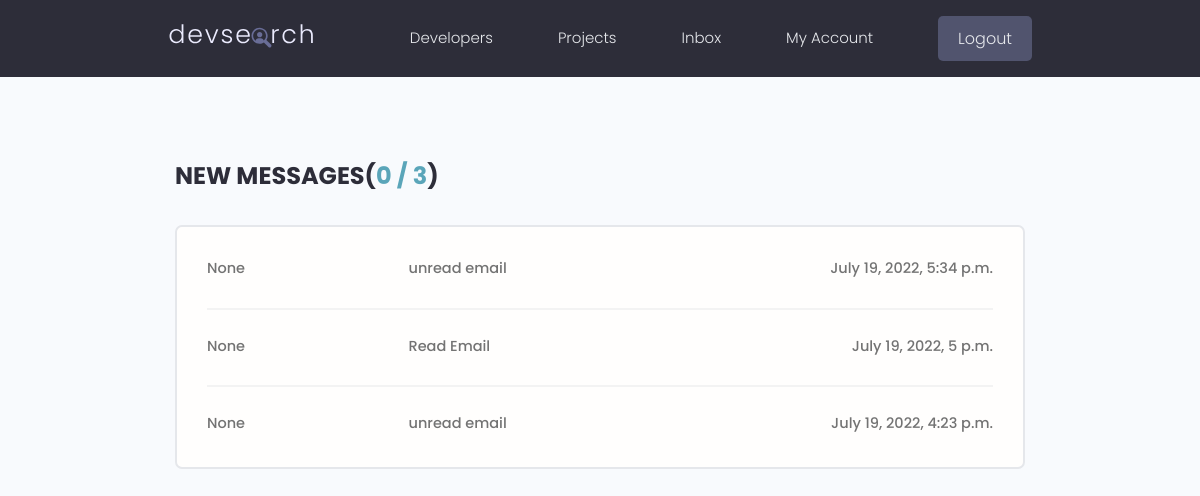
/inbox/ (signed in), run on the app's committed database.
### users/models.py (models this page shows, shortened)
class Message(models.Model):
  recipient = models.ForeignKey(Profile, on_delete=models.SET_NULL, null=True, related_name="messages")
  sender = models.ForeignKey(Profile, on_delete=models.SET_NULL, null=True)
  name = models.CharField(max_length=200, null=True, blank=True)
  email = models.EmailField(max_length=200, null=True, blank=True)
  subject = models.CharField(max_length=140, null=True, blank=True)
  body = models.TextField()
  is_read = models.BooleanField(default=False, null=True)
  created = models.DateTimeField(auto_now_add=True)
  id = models.UUIDField(default=uuid.uuid4, unique=True, primary_key=True, editable=False)
  class Meta:
    ordering = ['is_read', '-created', 'sender']

### users/views.py (the view)
# urls.py: path('inbox/', views.inbox, name='inbox'),
@login_required(login_url="login")
def inbox(request):
  profile = request.user.profile
  profileMessages = profile.messages.all()
  unreadCount = len(list(filter(lambda a: not a.is_read, profileMessages)))
  context = {
    'profile': profile,
    'profileMessages': profileMessages,
    'unreadCount': unreadCount
  }
  return render(request, 'users/inbox.html', context)

### users/templates/users/inbox.html
{% extends 'main.html' %}
{% block content %}
<main class="inbox my-xl">
  <div class="content-box">
    <h3 class="inbox__title">
      New Messages(<span>{{ unreadCount }} / {{ profileMessages.count }}</span>)
    </h3>
    <ul class="messages">
      {% for message in profileMessages %}
      {% if not message.is_read %}
      <li class="message message--unread">
        <a href="{% url 'show-message' message.id %}">
          <span class="message__author">{{ message.sender }}</span>
          <span class="message__subject">{{ message.subject }}</span>
          <span class="message__date">{{ message.created }}</span>
        </a>
      </li>
      {% else %}
      <li class="message message--read">
        <a href="{% url 'show-message' message.id %}">
          <span class="message__author">{{ message.sender }}</span>
          <span class="message__subject">{{ message.subject }}</span>
          <span class="message__date">{{ message.created }}</span>
        </a>
      </li>
      {% endif %}
      {% endfor %}
    </ul>
  </div>
</main>
{% endblock content %}

### static/styles/app.css (style rules this page uses)
:root { --color-sub: #2d2d39; }
.content-box { width: 95%; max-width: 85rem; margin: 0 auto; }
.inbox { height: 90vh; }
.inbox__title, .inbox__title span { font-size: 2.4rem; font-weight: 700; color: var(--color-sub); text-transform: uppercase; text-align: left; margin-bottom: 3rem; }
.inbox__title span { color: var(--color-main); }
.messages { list-style: none; background: var(--color-white); padding: 0.5rem 3rem; border: 2px solid var(--color-light); border-radius: 0.7rem; }
.message { padding: 2.5rem 0; }
.message > a span { font-size: 1.45rem; font-weight: 500; }
.message:not(:last-child) { border-bottom: 2px solid var(--color-white-light); }
.message > a { display: flex; gap: 1rem; }
.message__author, .message__date { flex-basis: 25%; }
.message__subject { flex-basis: 50%; }
.message__date { text-align: right; }

### static/uikit/styles/modules/_variables.css (style rules this page uses)
:root { --color-main: #5aa5b9; --color-main-light: #e6faff; --color-sub: #3f4156; --color-sub-light: #51546e; --color-sub-lighter: #ededfd; --color-text: #737373; --color-gray: #8b8b8b; --color-light: #e5e7eb; --color-light-gray: #767676; --color-bg: #f8fafd; --color-white: #fffefd; --color-white-light: #f3f3f3; --color-success: #359e64; --color-success-bg: #def8e8; --color-error: #fc4b0b; --color-error-bg: #fff2ee; --font-base: 'Poppins', arial, helvetica, 'Segoe UI', roboto, ubuntu, sans-serif; --font-monospace: 'Fira Code', 'Courier New', courier, monospace; --font-regular: 300; --font-medium: 500; --font-bold: 700; --generic-shadow: 1px 1px 5px #00000010; --generic-transition: all 0.3s ease-in-out; }

### static/uikit/styles/modules/_base.css (style rules this page uses)
* { margin: 0; padding: 0; box-sizing: border-box; text-rendering: optimizeLegibility; color: inherit; font-size: inherit; }
html { font-size: 50%; }
@media only screen and (min-width: 480px) { html { font-size: 56.25%; } }
@media only screen and (min-width: 1200px) { html { font-size: 62.5%; } }
body { line-height: 1.6; font-weight: 400; font-size: 1.5rem; color: var(--color-text); background-color: var(--color-bg); min-height: 100vh; }

### static/uikit/styles/modules/_typography.css (style rules this page uses)
* { font-family: var(--font-base); }
h3 { font-size: 3.2rem; font-weight: var(--font-medium); }
p, span, strong { font-size: 1.6rem; color: var(--color-text); font-weight: var(--font-regular); }
a { padding-bottom: 2px; text-decoration: none; display: inline-block; color: var(--color-main); font-weight: var(--font-medium); }

### static/uikit/styles/modules/_utilities.css (style rules this page uses)
.my-xl { margin: 8rem auto; }

### data on the page
Message: sender "None", subject "unread email", created "July 19, 2022, 5:34 p.m."
Message: sender "None", subject "Read Email", created "July 19, 2022, 5 p.m."
Message: sender "None", subject "unread email", created "July 19, 2022, 4:23 p.m."

### other printed values
{{ unreadCount }} "0"
{{ profileMessages.count }} "3"
